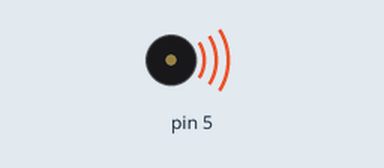
Simulated run of this sketch. Board: Arduino Uno, built with avr-gcc and run on an emulated ATmega328P. Shown: buzzer (waves = sounding).

Above: at 0.7 s.
Timing chart, 0 to 5.8 s (numbered marks = the images above):
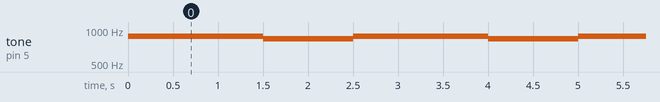

Measured:
- by itself, tone on pin 5: alternates 880 Hz for 1.5 s and 838 Hz for 1.0 s

The sketch:

tetris.ino
```cpp
const int sensorPin = A0;
void setup() {
  pinMode(5, OUTPUT);
  Serial.begin(9600);
}

void loop() {

tone(5,658, 125);
tone(5,1320, 500);
tone(5,990, 250);
tone(5,1056, 250);
tone(5,1188, 250);
tone(5,1320, 125);
tone(5,1188, 125);
tone(5,1056, 250);
tone(5,990, 250);
tone(5,880, 500);
tone(5,880, 250);
tone(5,1056, 250);
tone(5,1320, 500);
tone(5,1188, 250);
tone(5,1056, 250);
tone(5,990, 750);
tone(5,1056, 250);
tone(5,1188, 500);
tone(5,1320, 500);
tone(5,1056, 500);
tone(5,880, 500);
tone(5,880, 500);
delay(250);
tone(5,1188, 500);
tone(5,1408, 250);
tone(5,1760, 500);
tone(5,1584, 250);
tone(5,1408, 250);
tone(5,1320, 750);
tone(5,1056, 250);
tone(5,1320, 500);
tone(5,1188, 250);
tone(5,1056, 250);
tone(5,990, 500);
tone(5,990, 250);
tone(5,1056, 250);
tone(5,1188, 500);
tone(5,1320, 500);
tone(5,1056, 500);
tone(5,880, 500);
tone(5,880, 500);
delay(500);
tone(5,1320, 500);
tone(5,990, 250);
tone(5,1056, 250);
tone(5,1188, 250);
tone(5,1320, 125);
tone(5,1188, 125);
tone(5,1056, 250);
tone(5,990, 250);
tone(5,880, 500);
tone(5,880, 250);
tone(5,1056, 250);
tone(5,1320, 500);
tone(5,1188, 250);
tone(5,1056, 250);
tone(5,990, 750);
tone(5,1056, 250);
tone(5,1188, 500);
tone(5,1320, 500);
tone(5,1056, 500);
tone(5,880, 500);
tone(5,880, 500);
delay(250);
tone(5,1188, 500);
tone(5,1408, 250);
tone(5,1760, 500);
tone(5,1584, 250);
tone(5,1408, 250);
tone(5,1320, 750);
tone(5,1056, 250);
tone(5,1320, 500);
tone(5,1188, 250);
tone(5,1056, 250);
tone(5,990, 500);
tone(5,990, 250);
tone(5,1056, 250);
tone(5,1188, 500);
tone(5,1320, 500);
tone(5,1056, 500);
tone(5,880, 500);
tone(5,880, 500);
delay(500);
tone(5,660, 1000);
tone(5,528, 1000);
tone(5,594, 1000);
tone(5,495, 1000);
tone(5,528, 1000);
tone(5,440, 1000);
tone(5,419, 1000);
tone(5,495, 1000);
tone(5,660, 1000);
tone(5,528, 1000);
tone(5,594, 1000);
tone(5,495, 1000);
tone(5,528, 500);
tone(5,660, 500);
tone(5,880, 1000);
tone(5,838, 2000);
tone(5,660, 1000);
tone(5,528, 1000);
tone(5,594, 1000);
tone(5,495, 1000);
tone(5,528, 1000);
tone(5,440, 1000);
tone(5,419, 1000);
tone(5,495, 1000);
tone(5,660, 1000);
tone(5,528, 1000);
tone(5,594, 1000);
tone(5,495, 1000);
tone(5,528, 500);
tone(5,660, 500);
tone(5,880, 1000);
tone(5,838, 2000);
  delay(1000);
}
```
